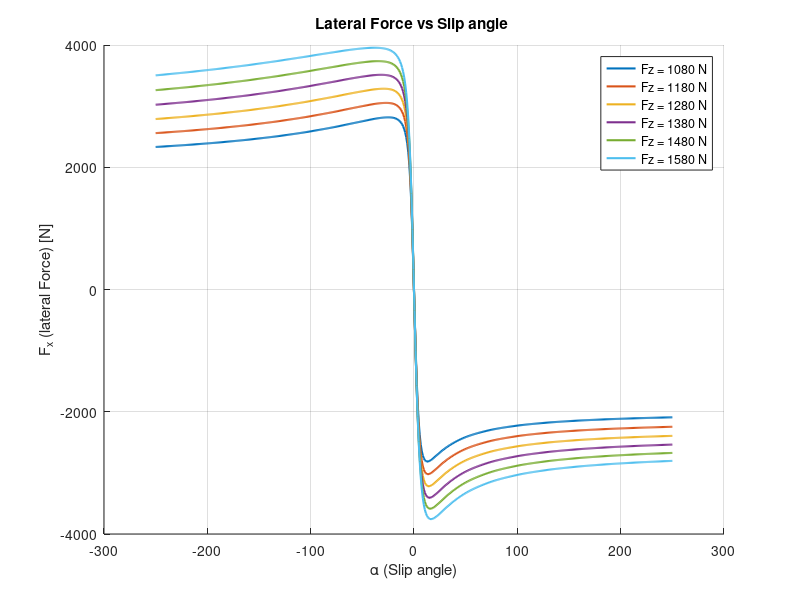

The MATLAB source for this figure:
LFZO                         = 1;                 
LCX                          = 1;                 
LMUX                         = 1;                 
LEX                          = 1;                 
LKX                          = 1;                 
LHX                          = 1;                 
LVX                          = 1;                 
LCY                          = 1;                 
LMUY                         = 1;                 
LEY                          = 1;                 
LKY                          = 1;                 
LHY                          = 1;                 
LVY                          = 1;                 
LTR                          = 1;                 
LRES                         = 1;                 
LXAL                         = 1;                 
LYKA                         = 1;                 
LVYKA                        = 1;                 
LS                           = 1;                 
LKYC                         = 1;                 
LKZC                         = 1;                 
LVMX                         = 1;                 
LMX                          = 1;                 
LMY                          = 1;                 
LMP                          = 1; 
PCY1                         = 1.5;               
PDY1                         = 2.4672;            
PDY2                         = -0.5  ;            
PDY3                         = -10   ;            
PEY1                         = 0.55399;           
PEY2                         = 0.10101;           
PEY3                         = 0.56338;           
PEY4                         = 0.36202;           
PEY5                         = 204.3064;          
PKY1                         = -25.715 ;          
PKY2                         = 1.0629  ;          
PKY3                         = -1      ;          
PKY4                         = 2       ;          
PKY5                         = -20.9386;          
PKY6                         = -3.8651 ;          
PKY7                         = 1.6753  ;          
PHY1                         = 0.0025675;         
PHY2                         = 0.0057404;         
PVY1                         = 0.052848 ;         
PVY2                         = 0.18607  ;         
PVY3                         = 1.5008   ;         
PVY4                         = -2.3281  ;         
PPY1                         = 0.32248  ;         
PPY2                         = 1.4901   ;         
PPY3                         = -0.1723  ;         
PPY4                         = -0.13651 ;         
PPY5                         = 0.073706 ;         
RBY1                         = 33.099   ;         
RBY2                         = 22.1023  ;         
RBY3                         = 0.066873 ;         
RBY4                         = 90       ;         
RCY1                         = 0.93368  ;         
REY1                         = 0.76213 ;          
REY2                         = 0.45092 ;          
RHY1                         = 0.0128  ;          
RHY2                         = 0.02057 ;          
RVY1                         = 0       ;          
RVY2                         = 0       ;          
RVY3                         = 0       ;          
RVY4                         = 0      ;           
RVY5                         = 0       ;          
RVY6                         = 0        ;  

alpha = linspace(-250,250,500);
alpha_rad = deg2rad(alpha);

Fz_values = [1080, 1180, 1280, 1380, 1480,1580];

figure;
hold on;
title('Lateral Force vs Slip angle ');
xlabel('\alpha (Slip angle)');
ylabel('F_x (lateral Force) [N]');
grid on;


for i = 1:length(Fz_values)
    Fz = Fz_values(i);
    dfz = (Fz - LFZO * 1500) / (LFZO * 1500);
    mu_y = (PDY1 + PDY2 * dfz) * (1 - PDY3 * 0) * LMUY;
    Dy = mu_y * Fz;
    Ey = (PEY1 + PEY2 * dfz) .* (1 - PEY3 * sign(alpha_rad)) * LEY;
    Ky = PKY1*1500*sin(2*atan(Fz/(PKY2*1500*LFZO)))*LFZO*LKY;
    Cy = PCY1 * LCY;
    By = Ky ./ (Cy .* Dy);
    SHy = (PHY1 + PHY2 * dfz) * LHY;
    SVy = Fz * (PVY1 + PVY2 * dfz) * LVY * LMUY;
    alpha_y = alpha_rad + SHy;
    term1 = By .* alpha_y;
    term2 = atan(term1);
    term3 = atan(By .* alpha_y - Ey .* (By .* alpha_y - term2));
    Fy0 = Dy .* sin(Cy .* term3) + SVy;

    plot(alpha, Fy0, 'DisplayName', sprintf('Fz = %d N', Fz), 'LineWidth', 1.5);
end

legend show;
hold off;
